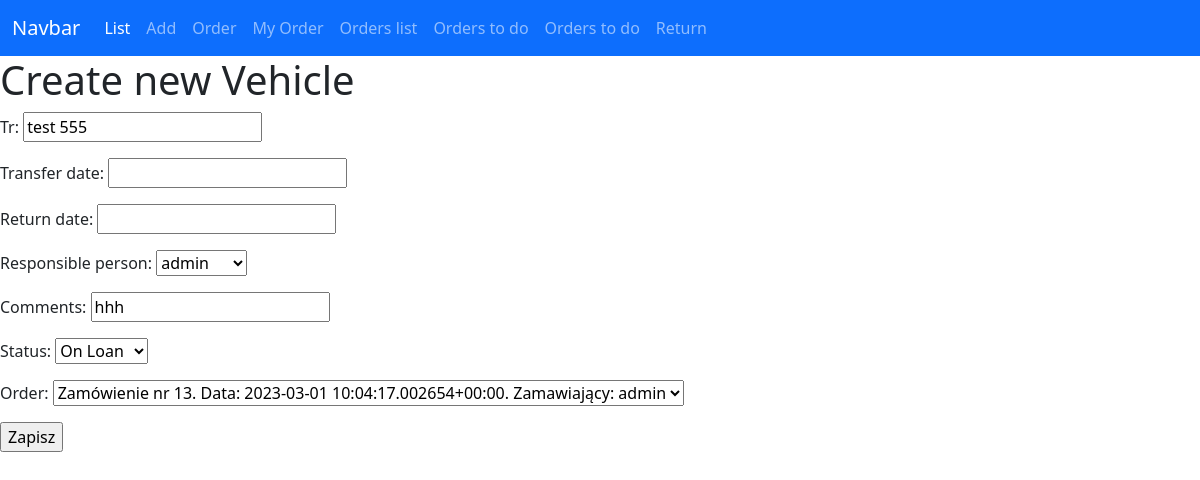
Before: /files/update/19/ with the older database file.
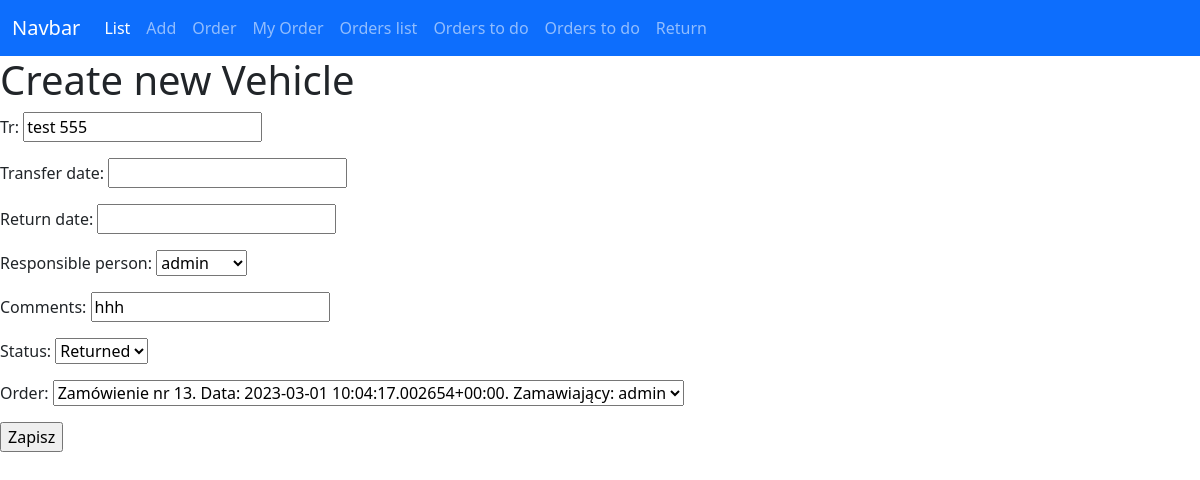
After: the same page with the newer database file.
### files/models.py (models this page shows, shortened)
class Vehicle(models.Model):
    tr = models.CharField(max_length=8)
    transfer_date = models.DateTimeField(blank=True, null=True)
    return_date = models.DateTimeField(blank=True, null=True)
    responsible_person = models.ForeignKey(User, related_name="vehicles", on_delete=models.RESTRICT)
    comments = models.CharField(max_length=100)
    LOAN_STATUS = (
        ('a', 'Awaits'),
        ('o', 'On Loan'),
        ('r', 'Returned'),
        ('e', 'rejected')
    )
    status = models.CharField(max_length=1, blank=True, choices=LOAN_STATUS, default='a')
    order = models.ForeignKey(Order, related_name="vehicles", on_delete=models.SET_NULL, null=True)

### files/views.py (the view)
# urls.py: path('update/<int:pk>/', views.VehicleUpdateView.as_view(), name='update_vehicle'),
class VehicleUpdateView(UpdateView):
    model = Vehicle
    fields = '__all__'
    success_url = reverse_lazy('files:orders')

### files/models.py (called while the page is built)
    def __str__(self) -> str:
        return f"Zamówienie nr {self.id}. Data: {self.order_date}. Zamawiający: {self.orderer}"

### files/templates/files/vehicle_form.html (shortened to what this page needs)
{% extends 'home.html' %}
{% block content %}
    <h1>Create new Vehicle</h1>
    <form action="" method="post">
        {{form.as_p}}
        <input type="submit" value="Zapisz">
    </form>
{% endblock content %}

Changed rows visible on the page:
changed Vehicle "test 555": status "On Loan" → "Returned"
